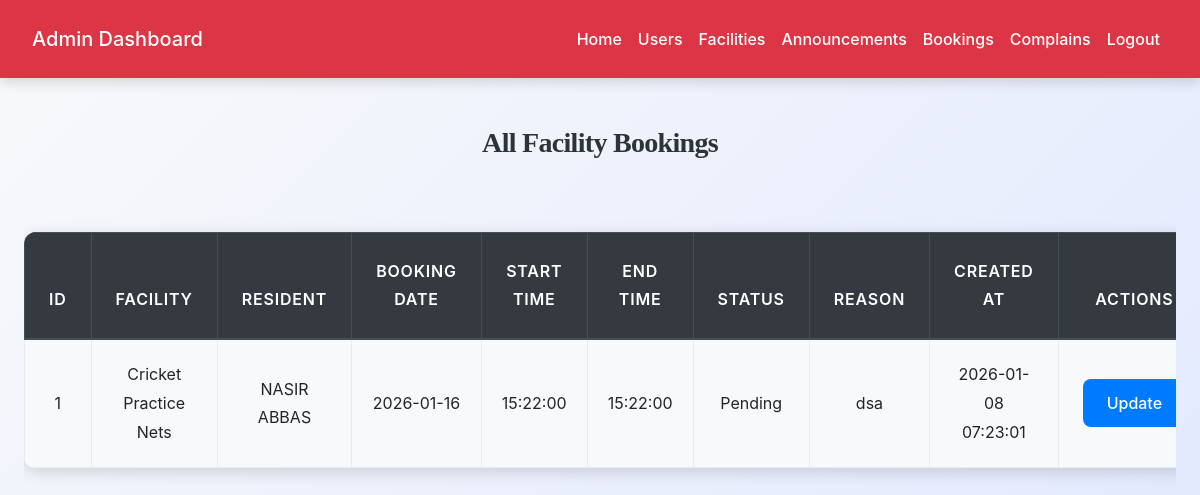
Screenshot of /admin/view_bookings.php (signed in) with the database file from the repository.
### tables this page shows
CREATE TABLE `facility_bookings` (
  `id` int(11) NOT NULL,
  `facility_id` int(11) NOT NULL,
  `resident_id` int(11) NOT NULL,
  `booking_date` date NOT NULL,
  `start_time` time NOT NULL,
  `end_time` time NOT NULL,
  `status` enum('pending','approved','rejected','completed') DEFAULT 'pending',
  `reason` text DEFAULT NULL,
  `created_at` timestamp NOT NULL DEFAULT current_timestamp()
);

CREATE TABLE `facilities` (
  `id` int(11) NOT NULL,
  `name` varchar(100) NOT NULL,
  `description` text DEFAULT NULL,
  `capacity` int(11) DEFAULT NULL,
  `availability` enum('available','maintenance') DEFAULT 'available',
  `created_at` timestamp NOT NULL DEFAULT current_timestamp()
);

CREATE TABLE `users` (
  `id` int(11) NOT NULL,
  `full_name` varchar(100) NOT NULL,
  `email` varchar(100) NOT NULL,
  `phone` varchar(20) DEFAULT NULL,
  `password` varchar(255) NOT NULL,
  `role` enum('admin','resident','service_provider') NOT NULL,
  `address` text DEFAULT NULL,
  `profile_picture` varchar(255) DEFAULT NULL,
  `status` enum('active','inactive','pending') DEFAULT 'pending',
  `house_no` varchar(20) DEFAULT NULL,
  `block` varchar(20) DEFAULT NULL,
  `service_type` varchar(50) DEFAULT NULL,
  `experience_years` int(11) DEFAULT NULL,
  `created_at` timestamp NOT NULL DEFAULT current_timestamp(),
  `updated_at` timestamp NOT NULL DEFAULT current_timestamp() ON UPDATE current_timestamp()
);

### admin/view_bookings.php (the view, shortened to what this page needs)
<?php
include('config.php');
$query = "
    SELECT fb.*, f.name AS facility_name, r.full_name AS resident_name
    FROM facility_bookings fb
    JOIN facilities f ON fb.facility_id = f.id
    JOIN users r ON fb.resident_id = r.id
    ORDER BY fb.created_at DESC
";
$result = mysqli_query($conn, $query);
?>
<!DOCTYPE html>
<html>
<head>
    <link rel="stylesheet" href="https://maxcdn.bootstrapcdn.com/bootstrap/4.5.2/css/bootstrap.min.css">
    <link rel="stylesheet" href="../css/style.css">
</head>
<body>
<?php include('admin_navbar.php'); ?>
<div class="container mt-5">
    <h3>All Facility Bookings</h3>
    <div class="table-responsive mt-3">
        <table class="table table-bordered table-striped">
            <thead class="thead-dark">
            <tr>
                <th>ID</th>
                <th>Facility</th>
                <th>Resident</th>
                <th>Booking Date</th>
                <th>Start Time</th>
                <th>End Time</th>
                <th>Status</th>
                <th>Reason</th>
                <th>Created At</th>
                <th>Actions</th>
            </tr>
            </thead>
            <tbody>
            <?php while ($row = mysqli_fetch_assoc($result)): ?>
                <tr>
                    <td><?= $row['id'] ?></td>
                    <td><?= htmlspecialchars($row['facility_name']) ?></td>
                    <td><?= htmlspecialchars($row['resident_name']) ?></td>
                    <td><?= $row['booking_date'] ?></td>
                    <td><?= $row['start_time'] ?></td>
                    <td><?= $row['end_time'] ?></td>
                    <td><?= ucfirst($row['status']) ?></td>
                    <td><?= htmlspecialchars($row['reason'] ?: '-') ?></td>
                    <td><?= $row['created_at'] ?></td>
                    <td>
                        <button class="btn btn-primary btn-sm m-1" data-toggle="modal"
                                data-target="#updateModal<?= $row['id'] ?>">Update
                        </button>
                    </td>
                </tr>
            <?php endwhile; ?>
            </tbody>
        </table>
    </div>
</div>
</body>
</html>

### css/style.css (style rules this page uses)
:root { --primary: #007bff; --secondary: #6c757d; --success: #28a745; --info: #17a2b8; --warning: #ffc107; --danger: #dc3545; --light: #f8f9fa; --dark: #2d3436; --accent: #ff6f61; --highlight: #6f42c1; --shadow: rgba(0, 0, 0, 0.15); --transition: all 0.3s ease-in-out; }
body { font-family: 'Inter', 'Segoe UI', Tahoma, Geneva, Verdana, sans-serif; background: linear-gradient(135deg, var(--light) 0%, #e0e7ff 100%); color: var(--dark); line-height: 1.8; margin: 0; padding: 0; min-height: 100vh; font-size: 16px; }
h1, h2, h3, h4 { text-align: center; margin: 2.5rem 0; font-family: 'Georgia', 'Times New Roman', serif; color: var(--dark); font-weight: 700; letter-spacing: -0.025em; }
h3 { font-size: 1.75rem; }
.container { max-width: 1200px; margin: 0 auto 3rem; padding: 0 1.5rem; }
.table { width: 100%; border-collapse: collapse; margin: 2rem 0; font-size: 1rem; background-color: #ffffff; border-radius: 12px; overflow: hidden; box-shadow: 0 4px 16px var(--shadow); transition: var(--transition); }
.table th, .table td { padding: 1.25rem; border: 1px solid #e9ecef; text-align: center; vertical-align: middle; }
.table thead th { background-color: rgb(0, 0, 0); color: white; font-weight: 600; text-transform: uppercase; letter-spacing: 0.05em; padding: 1.5rem; }
.table tbody tr { transition: var(--transition); }
.table tbody tr:nth-child(odd) { background-color: var(--light); }
.btn-primary { background-color: var(--primary); color: #fff; border: none; border-radius: 8px; padding: 0.75rem 1.5rem; font-size: 1rem; font-weight: 500; cursor: pointer; transition: var(--transition); display: inline-flex; align-items: center; justify-content: center; }

### rows the page displays
facility_bookings: id "1", facility.name "Cricket Practice Nets", resident.full_name "NASIR ABBAS", booking_date "2026-01-16", start_time "15:22:00", end_time "15:22:00", status "Pending", reason "dsa", created_at "2026-01-08 07:23:01"
